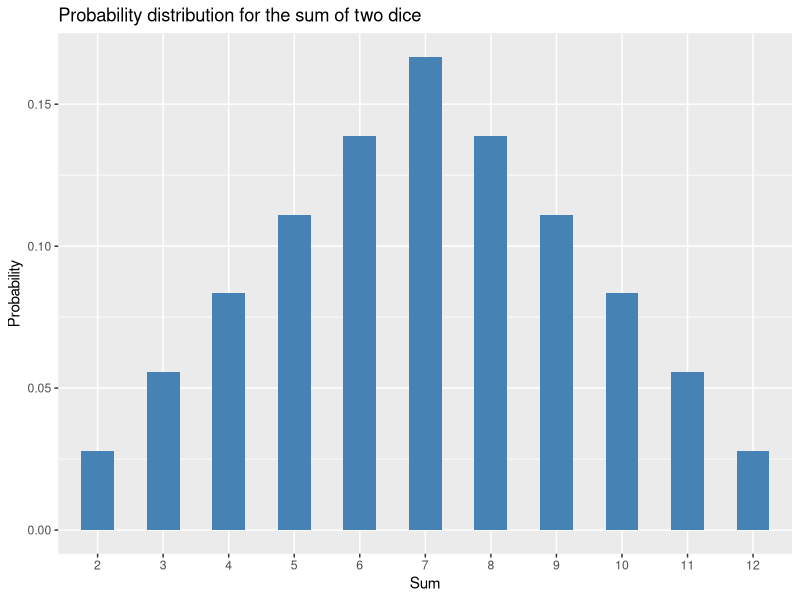

This figure's R source:
## ---- chunk 1
library(plyr) # use for count() function
library(ggplot2) # use for ggplot() function
## ---- chunk 2
# We create two identical vectors of six values representing each face of a die
die_1 <- die_2 <- c(1, 2, 3, 4, 5, 6) 

# Using the rep() function we can build a dataframe to reflect each combination
df <- data.frame('die_1' = rep(die_1, 6), 'die_2' = rep(die_2, each=6))

# Can also generate like this
# df <- expand.grid(data.frame(die_1,die_2))

head(df,20)
## ---- chunk 3
df$sum_of_dice <- df$die_1 + df$die_2
head(df,20)
## ---- chunk 4
freq_tbl <- count(df,vars = 'sum_of_dice') 

# Calculate proportion for each summed value
freq_tbl$prop <- freq_tbl$freq/sum(freq_tbl$freq) 

freq_tbl
## ---- chunk 5
mu <- sum(freq_tbl$sum_of_dice * freq_tbl$prop)
mu
## ---- chunk 6
# We use the more computationally efficient expression for the variance: 
sigma_sq <- sum(freq_tbl$sum_of_dice * freq_tbl$sum_of_dice * freq_tbl$prop) - mu^2 
round(sigma_sq,3)
## ---- chunk 7
# Standard deviation of the sum is the square root of the variance
sd <- sqrt(sigma_sq)
round(sd,3)
## ---- chunk 8
ggplot(data=freq_tbl, aes(x=as.factor(sum_of_dice), y=prop)) + 
  geom_bar(stat="identity", width=0.5, fill="steelblue") + 
  labs(x='Sum', y='Probability',title='Probability distribution for the sum of two dice')
